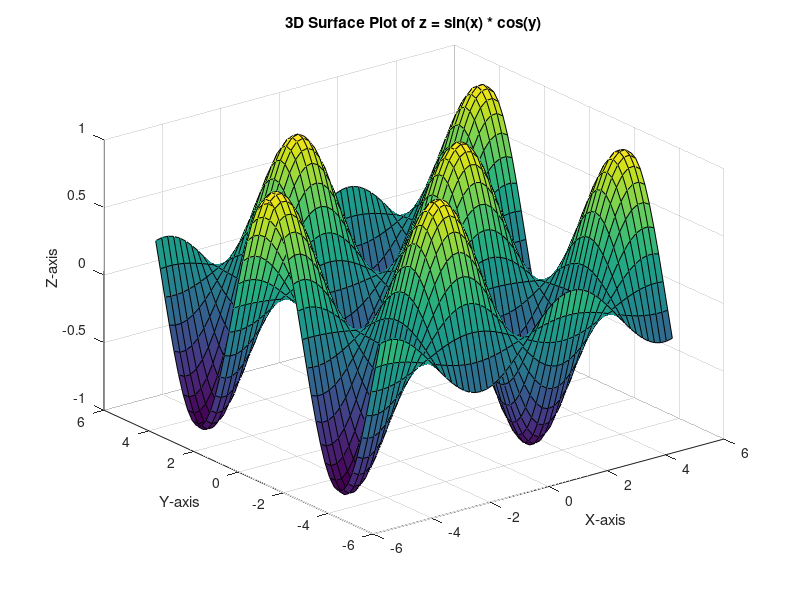

The MATLAB source for this figure:
[x, y] = meshgrid(linspace(-5, 5, 50), linspace(-5, 5, 50));

% Define z as a function of x and y
z = sin(x) .* cos(y);

% Create the surface plot
surf(x, y, z);

% Labels and title
xlabel('X-axis');
ylabel('Y-axis');
zlabel('Z-axis');
title('3D Surface Plot of z = sin(x) * cos(y)');